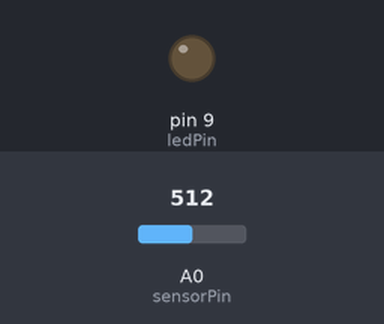
Recording of a sketch running on a simulated Arduino Uno, built with avr-gcc and run on an emulated ATmega328P. Parts: output pins drawn as LEDs (lit = HIGH). The inputs (shaded band) are chosen by the test bench; at power-on: A0 (sensorPin) = 512.

Above: at 1.2 s.
1.3 s: A0 (sensorPin) set to 55
2.8 s: A0 (sensorPin) set to 47
At 4.0 s:
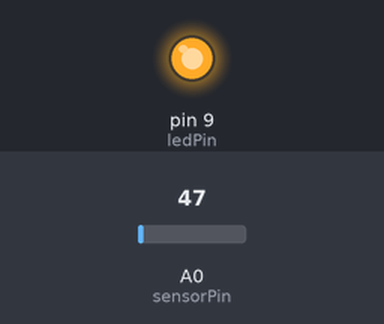
4.3 s: A0 (sensorPin) set to 122
At 5.4 s:
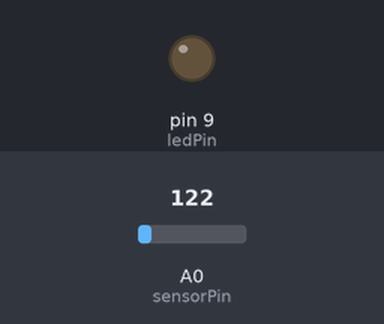
5.8 s: A0 (sensorPin) set to 40
At 6.5 s:
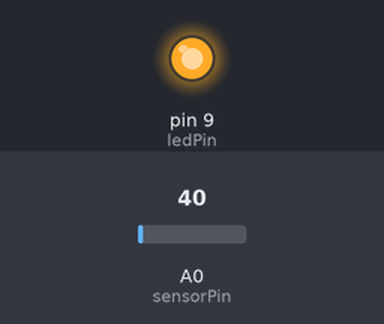
Timing chart, 0 to 8.3 s (numbered marks = the images above; inputs shaded):
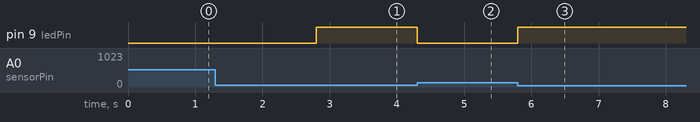

Measured:
- the behaviour switches between 50 and 49 on A0 (sensorPin) (found by bisection; images 0 and 1)
- after the input at 1.3 s, every drawn part: stays the same
- after the input at 2.8 s, pin 9 (ledPin): LOW → HIGH at once
- after the input at 4.3 s, pin 9 (ledPin): HIGH → LOW at once
- after the input at 5.8 s, pin 9 (ledPin): LOW → HIGH at once

The sketch:

Photoresistor.ino
```cpp
const int sensorPin = A0;
const int ledPin = 9;
int lightVal;

void setup()
{
  pinMode(ledPin, OUTPUT);
  pinMode(sensorPin, OUTPUT);

}

void loop()
{
  lightVal = analogRead(sensorPin);
  if(lightVal<50){
    digitalWrite(ledPin,HIGH);
  }
  else{
    digitalWrite(ledPin,LOW);
  }

}
```
